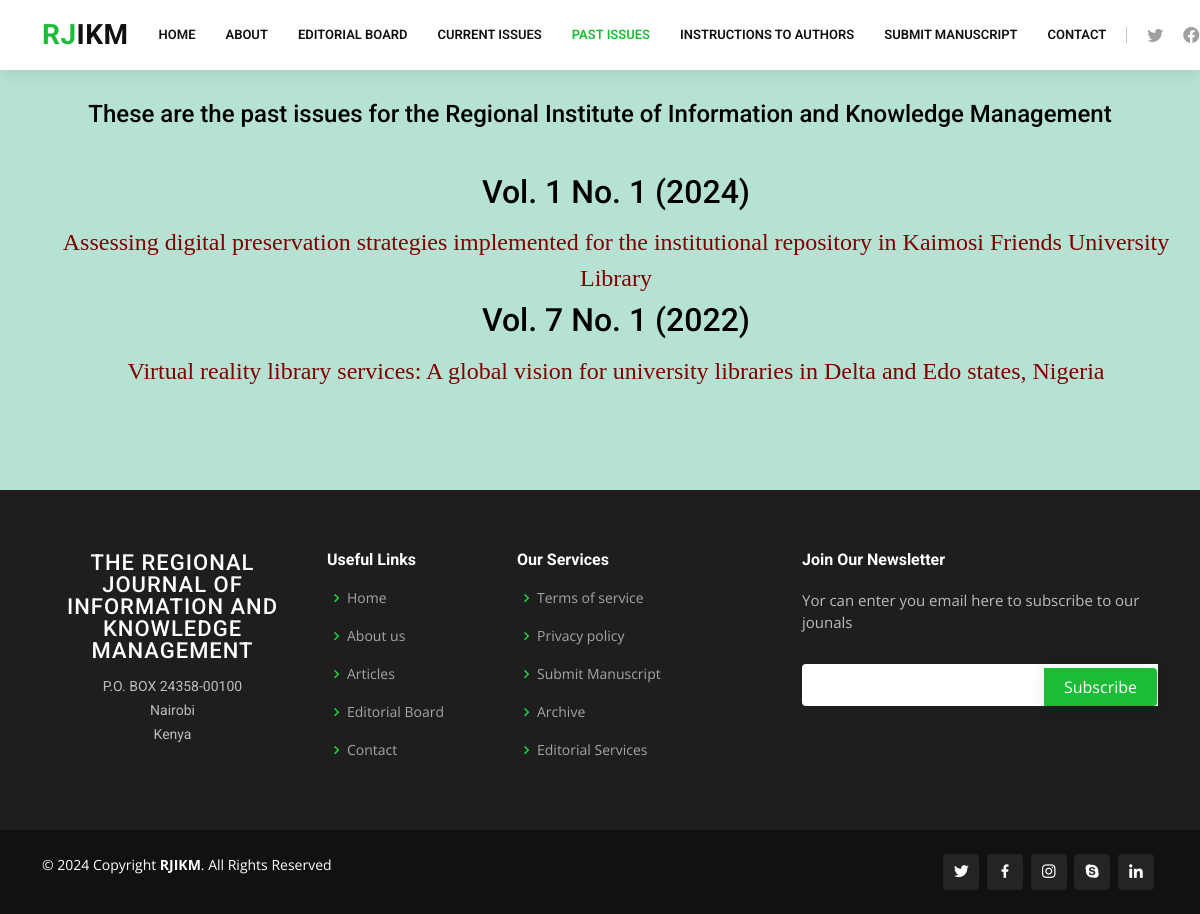
/archives/, run on the app's committed database.
### rjikm/models.py (models this page shows, shortened)
class Article(models.Model):
    title = models.CharField(max_length=400, default='Untitled')
    volume = models.IntegerField(default=1)
    number = models.IntegerField(default=1)
    year = models.IntegerField(default=2022)
    authors = models.ManyToManyField(Author, related_name='articles')
    abstract_title = models.CharField(max_length=100, default='Abstract')
    abstract = models.TextField(default='No abstract provided')
    keyword_title = models.CharField(max_length=100, default="Keyword")
    keywords = models.CharField(max_length=200, default='None')
    pdf_doc = models.FileField(upload_to='rjikm/uploads/', default='Untitled')
    is_archived = models.BooleanField(default=False)
    def display_authors(self):
        return ', '.join(author.name for author in self.authors.all())
    display_authors.short_description = 'Authors'

### rjikm/views.py (the view)
# urls.py: path('archives/', views.archived_articles, name='archived_articles'),
def archived_articles(request):
    articles = Article.objects.filter(is_archived=True).order_by('-year', '-volume', '-number')
    return render(request, 'rjikm/archived_articles.html', {'articles': articles})

### rjikm/templates/rjikm/archived_articles.html
{% extends "rjikm/layoutarchive.html" %}
{% block body %}
    <section style="background-color: #B6E2D3; margin:0px 0px 0px 0px; padding: 100px 0px 80px;">
        <div style=" text-align:center; color: black; font-family: Times New Roman, Times, serif; font-size: 24px;">
            <h4>These are the past issues for the Regional Institute of Information and Knowledge Management</h4>
            <br />
            <ul style="display: inline-block; text-align: center; list-style: none;">
                {% for article in articles %}
                <h2 style="text-align:center;">Vol. {{article.volume }} No. {{article.number}} ({{article.year}})</h2>
                    <li style="padding: 5px;">
                        <a href="{% url 'article_view' article.id %}" style="text-align: left; color: maroon;" target="_blank">
                        {{ article.title }}</a></li>
                {% endfor %}
            </ul>
        </div>
    </section>
{% endblock %}

### rjikm/static/rjikm/style.css (style rules this page uses)
body { font-family: "Open Sans", sans-serif; color: #4d4643; }
a { color: #1bbd36; text-decoration: none; }
h1, h2, h3, h4, h5, h6 { font-family: "Roboto", sans-serif; }
section { padding: 60px 0; overflow: hidden; }

### data on the page
Article: volume "1", number "1", year "2024", title "Assessing digital preservation strategies implemented for the institutional repository in Kaimosi Friends University Library"
Article: volume "7", number "1", year "2022", title "Virtual reality library services: A global vision for university libraries in Delta and Edo states, Nigeria"
